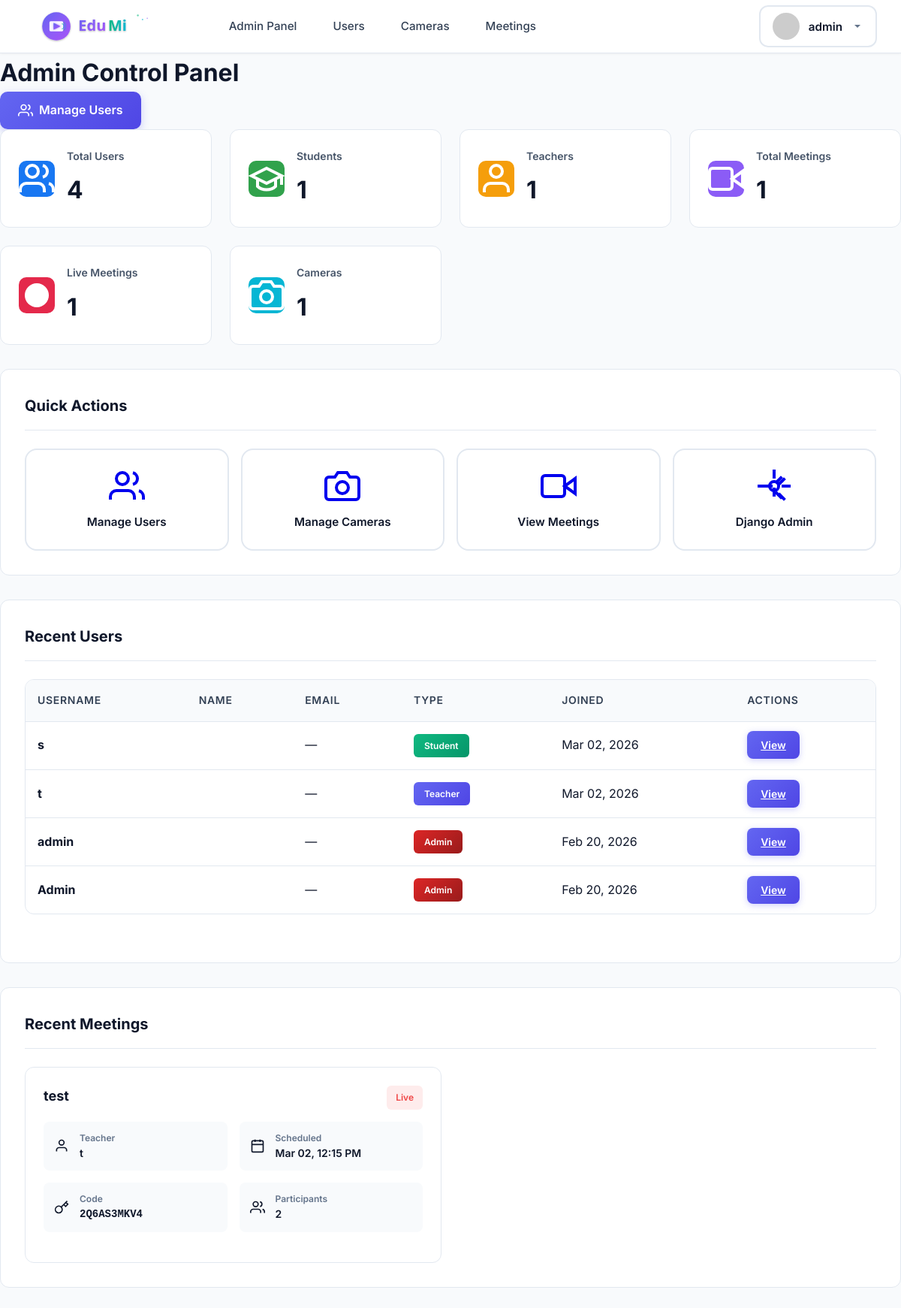
/accounts/admin-panel/ (signed in), run on the app's committed database.
### accounts/models.py (models this page shows, shortened)
class UserProfile(models.Model):
    USER_TYPE_CHOICES = (
        ('student', 'Student'),
        ('teacher', 'Teacher'),
    )
    user = models.OneToOneField(User, on_delete=models.CASCADE)
    user_type = models.CharField(max_length=10, choices=USER_TYPE_CHOICES)
    bio = models.TextField(blank=True, null=True)
    phone = models.CharField(max_length=20, blank=True, null=True)
    date_of_birth = models.DateField(blank=True, null=True)
    address = models.TextField(blank=True, null=True)
    profile_picture = models.ImageField(upload_to='profile_pictures/', blank=True, null=True)
    avatar_url = models.CharField(max_length=500, blank=True, null=True)
    display_name = models.CharField(max_length=100, blank=True, null=True)
    student_id = models.CharField(max_length=20, blank=True, null=True)
    grade = models.CharField(max_length=20, blank=True, null=True)
    enrollment_date = models.DateField(blank=True, null=True)
    employee_id = models.CharField(max_length=20, blank=True, null=True)
    department = models.CharField(max_length=100, blank=True, null=True)
    specialization = models.CharField(max_length=200, blank=True, null=True)
    join_date = models.DateField(blank=True, null=True)
    linkedin = models.URLField(blank=True, null=True)
    twitter = models.URLField(blank=True, null=True)
    website = models.URLField(blank=True, null=True)
    created_at = models.DateTimeField(auto_now_add=True, null=True)
    updated_at = models.DateTimeField(auto_now=True)

### meetings/models.py (models this page shows, shortened)
class Meeting(models.Model):
    STATUS_CHOICES = [
        ('scheduled', 'Scheduled'),
        ('live', 'Live'),
        ('ended', 'Ended'),
        ('cancelled', 'Cancelled'),
    ]
    title = models.CharField(max_length=200)
    description = models.TextField(blank=True)
    teacher = models.ForeignKey(User, on_delete=models.CASCADE, related_name='hosted_meetings')
    meeting_code = models.CharField(max_length=20, unique=True)
    scheduled_time = models.DateTimeField()
    duration_minutes = models.IntegerField(default=60)
    status = models.CharField(max_length=20, choices=STATUS_CHOICES, default='scheduled')
    max_participants = models.IntegerField(default=100)
    allow_screen_share = models.BooleanField(default=True)
    allow_chat = models.BooleanField(default=True)
    record_meeting = models.BooleanField(default=False)
    created_at = models.DateTimeField(auto_now_add=True)
    updated_at = models.DateTimeField(auto_now=True)
    class Meta:
        ordering = ['-scheduled_time']

### accounts/views.py (the view)
# urls.py: path('admin-panel/', views.admin_panel, name='admin_panel'),
@login_required
def admin_panel(request):
    if request.user.username != 'Admin' and not request.user.is_superuser:
        return redirect('login')
    total_users = User.objects.count()
    total_students = UserProfile.objects.filter(user_type='student').count()
    total_teachers = UserProfile.objects.filter(user_type='teacher').count()
    total_meetings = Meeting.objects.count()
    live_meetings = Meeting.objects.filter(status='live').count()
    total_cameras = Camera.objects.count()
    recent_users = User.objects.order_by('-date_joined')[:10]
    all_meetings = Meeting.objects.all()[:20]
    all_cameras = Camera.objects.all()
    context = {
        'total_users': total_users,
        'total_students': total_students,
        'total_teachers': total_teachers,
        'total_meetings': total_meetings,
        'live_meetings': live_meetings,
        'total_cameras': total_cameras,
        'recent_users': recent_users,
        'all_meetings': all_meetings,
        'all_cameras': all_cameras,
    }
    return render(request, 'accounts/admin_panel.html', context)

### templates/accounts/admin_panel.html
{% extends 'base.html' %}
{% load static %}
{% block content %}
<div class="admin-container">
    <div class="admin-header">
        <h1>Admin Control Panel</h1>
        <a href="{% url 'user_management' %}" class="btn-add-camera"><span class="icon"><svg xmlns="http://www.w3.org/2000/svg" viewBox="0 0 24 24" fill="none" stroke="currentColor" stroke-width="2"><path d="M17 21v-2a4 4 0 0 0-4-4H5a4 4 0 0 0-4 4v2"></path><circle cx="9" cy="7" r="4"></circle><path d="M23 21v-2a4 4 0 0 0-3-3.87"></path><path d="M16 3.13a4 4 0 0 1 0 7.75"></path></svg></span> Manage Users</a>
    </div>
    <div class="dashboard-grid">
        <div class="stat-card">
            <div class="stat-icon" style="background: #1877f2;">
                <span class="icon icon-xl"><svg xmlns="http://www.w3.org/2000/svg" viewBox="0 0 24 24" fill="none" stroke="currentColor" stroke-width="2"><path d="M17 21v-2a4 4 0 0 0-4-4H5a4 4 0 0 0-4 4v2"></path><circle cx="9" cy="7" r="4"></circle><path d="M23 21v-2a4 4 0 0 0-3-3.87"></path><path d="M16 3.13a4 4 0 0 1 0 7.75"></path></svg></span>
            </div>
            <div class="stat-info">
                <h3>Total Users</h3>
                <p class="stat-number">{{ total_users }}</p>
            </div>
        </div>
        <div class="stat-card">
            <div class="stat-icon" style="background: #31a24c;">
                <span class="icon icon-xl"><svg xmlns="http://www.w3.org/2000/svg" viewBox="0 0 24 24" fill="none" stroke="currentColor" stroke-width="2"><path d="M22 10v6M2 10l10-5 10 5-10 5z"></path><path d="M6 12v5c3 3 9 3 12 0v-5"></path></svg></span>
            </div>
            <div class="stat-info">
                <h3>Students</h3>
                <p class="stat-number">{{ total_students }}</p>
            </div>
        </div>
        <div class="stat-card">
            <div class="stat-icon" style="background: #f59e0b;">
                <span class="icon icon-xl"><svg xmlns="http://www.w3.org/2000/svg" viewBox="0 0 24 24" fill="none" stroke="currentColor" stroke-width="2"><path d="M20 21v-2a4 4 0 0 0-4-4H8a4 4 0 0 0-4 4v2"></path><circle cx="12" cy="7" r="4"></circle></svg></span>
            </div>
            <div class="stat-info">
                <h3>Teachers</h3>
                <p class="stat-number">{{ total_teachers }}</p>
            </div>
        </div>
        <div class="stat-card">
            <div class="stat-icon" style="background: #8b5cf6;">
                <span class="icon icon-xl"><svg xmlns="http://www.w3.org/2000/svg" viewBox="0 0 24 24" fill="none" stroke="currentColor" stroke-width="2"><polygon points="23 7 16 12 23 17 23 7"></polygon><rect x="1" y="5" width="15" height="14" rx="2" ry="2"></rect></svg></span>
            </div>
            <div class="stat-info">
                <h3>Total Meetings</h3>
                <p class="stat-number">{{ total_meetings }}</p>
            </div>
        </div>
        <div class="stat-card">
            <div class="stat-icon" style="background: #e4294b;">
                <span class="icon icon-xl"><svg xmlns="http://www.w3.org/2000/svg" viewBox="0 0 24 24" fill="currentColor"><circle cx="12" cy="12" r="8"></circle></svg></span>
            </div>
            <div class="stat-info">
                <h3>Live Meetings</h3>
                <p class="stat-number">{{ live_meetings }}</p>
            </div>
        </div>
        <div class="stat-card">
            <div class="stat-icon" style="background: #06b6d4;">
                <span class="icon icon-xl"><svg xmlns="http://www.w3.org/2000/svg" viewBox="0 0 24 24" fill="none" stroke="currentColor" stroke-width="2"><path d="M23 19a2 2 0 0 1-2 2H3a2 2 0 0 1-2-2V8a2 2 0 0 1 2-2h4l2-3h6l2 3h4a2 2 0 0 1 2 2z"></path><circle cx="12" cy="13" r="4"></circle></svg></span>
            </div>
            <div class="stat-info">
                <h3>Cameras</h3>
                <p class="stat-number">{{ total_cameras }}</p>
            </div>
        </div>
    </div>
    <div class="admin-section">
        <h2>Quick Actions</h2>
        <div class="action-buttons">
            <a href="{% url 'user_management' %}" class="action-btn" style="text-decoration: none;">
                <span class="icon icon-xl"><svg xmlns="http://www.w3.org/2000/svg" viewBox="0 0 24 24" fill="none" stroke="currentColor" stroke-width="2"><path d="M17 21v-2a4 4 0 0 0-4-4H5a4 4 0 0 0-4 4v2"></path><circle cx="9" cy="7" r="4"></circle><path d="M23 21v-2a4 4 0 0 0-3-3.87"></path><path d="M16 3.13a4 4 0 0 1 0 7.75"></path></svg></span>
                <p>Manage Users</p>
            </a>
            <a href="{% url 'admin_dashboard' %}" class="action-btn" style="text-decoration: none;">
                <span class="icon icon-xl"><svg xmlns="http://www.w3.org/2000/svg" viewBox="0 0 24 24" fill="none" stroke="currentColor" stroke-width="2"><path d="M23 19a2 2 0 0 1-2 2H3a2 2 0 0 1-2-2V8a2 2 0 0 1 2-2h4l2-3h6l2 3h4a2 2 0 0 1 2 2z"></path><circle cx="12" cy="13" r="4"></circle></svg></span>
                <p>Manage Cameras</p>
            </a>
            <a href="{% url 'teacher_meetings' %}" class="action-btn" style="text-decoration: none;">
                <span class="icon icon-xl"><svg xmlns="http://www.w3.org/2000/svg" viewBox="0 0 24 24" fill="none" stroke="currentColor" stroke-width="2"><polygon points="23 7 16 12 23 17 23 7"></polygon><rect x="1" y="5" width="15" height="14" rx="2" ry="2"></rect></svg></span>
                <p>View Meetings</p>
            </a>
            <a href="/admin/" class="action-btn" style="text-decoration: none;">
                <span class="icon icon-xl"><svg xmlns="http://www.w3.org/2000/svg" viewBox="0 0 24 24" fill="none" stroke="currentColor" stroke-width="2"><circle cx="12" cy="12" r="3"></circle><path d="M12 1v6m0 6v6m5.2-13.2l-4.2 4.2m0 6l4.2 4.2M23 12h-6m-6 0H1m18.2-5.2l-4.2 4.2m0 6l4.2 4.2"></path></svg></span>
                <p>Django Admin</p>
            </a>
        </div>
    </div>
    <div class="admin-section">
        <h2>Recent Users</h2>
        <div class="users-table">
            <table>
                <thead>
                    <tr>
                        <th>Username</th>
                        <th>Name</th>
                        <th>Email</th>
                        <th>Type</th>
                        <th>Joined</th>
                        <th>Actions</th>
                    </tr>
                </thead>
                <tbody>
                    {% for user in recent_users %}
                    <tr>
                        <td><strong>{{ user.username }}</strong></td>
                        <td>{{ user.first_name }} {{ user.last_name }}</td>
                        <td>{{ user.email|default:"—" }}</td>
                        <td>
                            {% if user.userprofile %}
                            <span class="badge badge-{{ user.userprofile.user_type }}">{{ user.userprofile.get_user_type_display }}</span>
                            {% else %}
                            <span class="badge badge-admin">Admin</span>
                            {% endif %}
                        </td>
                        <td>{{ user.date_joined|date:"M d, Y" }}</td>
                        <td>
                            <a href="{% url 'profile_view' user.username %}" class="btn-small">View</a>
                        </td>
                    </tr>
                    {% endfor %}
                </tbody>
            </table>
        </div>
    </div>
    <div class="admin-section">
        <h2>Recent Meetings</h2>
        <div class="meetings-list">
            {% for meeting in all_meetings %}
            <div class="meeting-card status-{{ meeting.status }}">
                <div class="meeting-header-info">
                    <h3>{{ meeting.title }}</h3>
                    <span class="meeting-status status-{{ meeting.status }}">{{ meeting.get_status_display }}</span>
                </div>
                <div class="meeting-details-grid">
                    <div class="detail-item-small">
                        <span class="icon"><svg xmlns="http://www.w3.org/2000/svg" viewBox="0 0 24 24" fill="none" stroke="currentColor" stroke-width="2"><path d="M20 21v-2a4 4 0 0 0-4-4H8a4 4 0 0 0-4 4v2"></path><circle cx="12" cy="7" r="4"></circle></svg></span>
                        <div>
                            <p class="label">Teacher</p>
                            <p class="value">{{ meeting.teacher.username }}</p>
                        </div>
                    </div>
                    <div class="detail-item-small">
                        <span class="icon"><svg xmlns="http://www.w3.org/2000/svg" viewBox="0 0 24 24" fill="none" stroke="currentColor" stroke-width="2"><rect x="3" y="4" width="18" height="18" rx="2" ry="2"></rect><line x1="16" y1="2" x2="16" y2="6"></line><line x1="8" y1="2" x2="8" y2="6"></line><line x1="3" y1="10" x2="21" y2="10"></line></svg></span>
                        <div>
                            <p class="label">Scheduled</p>
                            <p class="value">{{ meeting.scheduled_time|date:"M d, h:i A" }}</p>
                        </div>
                    </div>
                    <div class="detail-item-small">
                        <span class="icon"><svg xmlns="http://www.w3.org/2000/svg" viewBox="0 0 24 24" fill="none" stroke="currentColor" stroke-width="2"><path d="M21 2l-2 2m-7.61 7.61a5.5 5.5 0 1 1-7.778 7.778 5.5 5.5 0 0 1 7.777-7.777zm0 0L15.5 7.5m0 0l3 3L22 7l-3-3m-3.5 3.5L19 4"></path></svg></span>
                        <div>
                            <p class="label">Code</p>
                            <p class="value code">{{ meeting.meeting_code }}</p>
                        </div>
                    </div>
                    <div class="detail-item-small">
                        <span class="icon"><svg xmlns="http://www.w3.org/2000/svg" viewBox="0 0 24 24" fill="none" stroke="currentColor" stroke-width="2"><path d="M17 21v-2a4 4 0 0 0-4-4H5a4 4 0 0 0-4 4v2"></path><circle cx="9" cy="7" r="4"></circle><path d="M23 21v-2a4 4 0 0 0-3-3.87"></path><path d="M16 3.13a4 4 0 0 1 0 7.75"></path></svg></span>
                        <div>
                            <p class="label">Participants</p>
                            <p class="value">{{ meeting.participants.count }}</p>
                        </div>
                    </div>
                </div>
            </div>
            {% endfor %}
        </div>
    </div>
</div>
{% endblock %}

### templates/base.html (shortened to what this page needs)
<!DOCTYPE html>
<html lang="en">
<head>
    {% load static %}
    <link rel="stylesheet" href="{% static 'css/main.css' %}">
</head>
<body>
    <nav>
        <div class="nav-container">
            {% if user.is_authenticated %}
            <div class="nav-left">
                <a href="{% url 'home' %}" class="nav-brand">
                    <img src="{% static 'logo.svg' %}" alt="EduMi" class="nav-logo">
                </a>
                {% if user.username == 'Admin' or user.is_superuser %}
                <a href="{% url 'admin_panel' %}">Admin Panel</a>
                <a href="{% url 'user_management' %}">Users</a>
                <a href="{% url 'admin_dashboard' %}">Cameras</a>
                <a href="{% url 'teacher_meetings' %}">Meetings</a>
                {% elif user.userprofile.user_type == 'teacher' %}
                <a href="{% url 'teacher_dashboard' %}">Dashboard</a>
                <a href="{% url 'live_monitor' %}">Cameras</a>
                <a href="{% url 'teacher_meetings' %}">Meetings</a>
                <a href="{% url 'create_meeting' %}">+ New Meeting</a>
                {% elif user.userprofile.user_type == 'student' %}
                <a href="{% url 'student_dashboard' %}">Dashboard</a>
                <a href="{% url 'student_meetings' %}">Meetings</a>
                {% endif %}
            </div>
            <div class="nav-right">
                <div class="nav-profile-dropdown">
                    <button class="nav-profile-btn" onclick="toggleProfileDropdown()">
                        <div class="profile-avatar-small">
                            <img src="https://ui-avatars.com/api/?name={{ user.username }}&background=6366f1&color=fff&size=40"
                                alt="{{ user.username }}">
                        </div>
                        <span class="profile-name">{{ user.username }}</span>
                        <svg class="dropdown-arrow" width="16" height="16" viewBox="0 0 16 16" fill="currentColor">
                            <path d="M4 6l4 4 4-4z" />
                        </svg>
                    </button>
                </div>
            </div>
            {% endif %}
        </div>
    </nav>
    {% block content %}{% endblock %}
</body>
</html>

### data on the page
Meeting: title "test", status "Live", teacher.username "t", scheduled_time "Mar 02, 12:15 PM", meeting_code "2Q6AS3MKV4", participants.count "2"

### other printed values
{{ user.username }} "admin"
{{ total_users }} "4"
{{ total_students }} "1"
{{ total_teachers }} "1"
{{ total_meetings }} "1"
{{ live_meetings }} "1"
{{ total_cameras }} "1"
{{ user.username }} "s"
{{ user.email|default:"—" }} "—"
{{ user.userprofile.get_user_type_display }} "Student"
{{ user.date_joined|date:"M d, Y" }} "Mar 02, 2026"
{{ user.username }} "t"
{{ user.userprofile.get_user_type_display }} "Teacher"
{{ user.date_joined|date:"M d, Y" }} "Feb 20, 2026"
{{ user.username }} "Admin"
